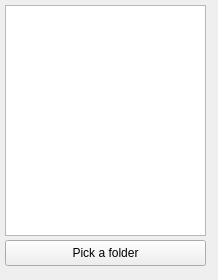
<?xml version="1.0" encoding="UTF-8"?>
<ui version="4.0">
 <class>MainWindow</class>
 <widget class="QMainWindow" name="MainWindow">
  <property name="geometry">
   <rect>
    <x>0</x>
    <y>0</y>
    <width>218</width>
    <height>280</height>
   </rect>
  </property>
  <property name="windowTitle">
   <string>MainWindow</string>
  </property>
  <widget class="QWidget" name="centralwidget">
   <property name="enabled">
    <bool>true</bool>
   </property>
   <widget class="QListWidget" name="listWidget">
    <property name="geometry">
     <rect>
      <x>5</x>
      <y>5</y>
      <width>201</width>
      <height>231</height>
     </rect>
    </property>
   </widget>
   <widget class="QPushButton" name="btnBrowse">
    <property name="geometry">
     <rect>
      <x>5</x>
      <y>240</y>
      <width>201</width>
      <height>26</height>
     </rect>
    </property>
    <property name="text">
     <string>Pick a folder</string>
    </property>
    <property name="iconSize">
     <size>
      <width>24</width>
      <height>24</height>
     </size>
    </property>
   </widget>
  </widget>
 </widget>
 <resources/>
 <connections/>
</ui>
